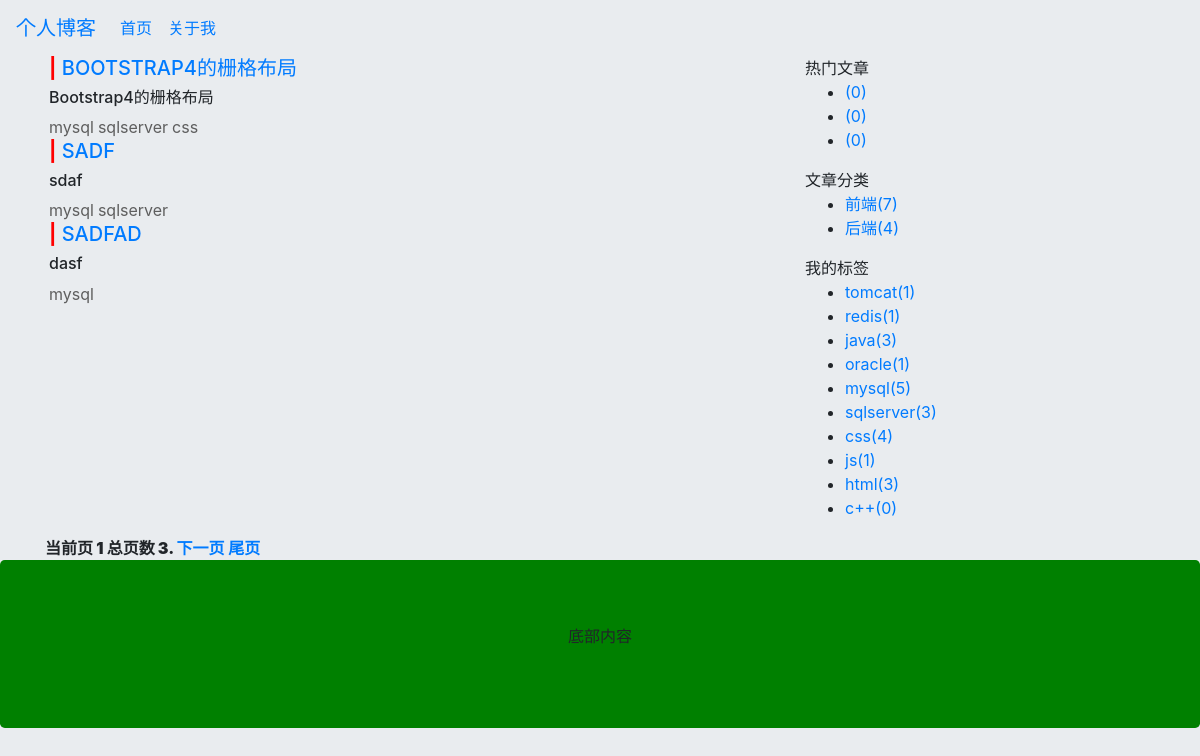
/blog/catagory/1/, run on the app's committed database.
### blog/models.py (models this page shows, shortened)
class MenuModel(models.Model):
    mname = models.CharField(max_length=10, unique=True, default=u'未定义', verbose_name='菜单名')
    murl = models.CharField(max_length=100)
    class Meta:
        db_table = 't_menu'
        verbose_name_plural = '菜单'

class ArticleModel(models.Model):
    title = models.CharField(max_length=100, null=False, blank=False, verbose_name='文章标题')
    desc = models.CharField(max_length=300, verbose_name='描述')
    content = models.TextField(verbose_name='内容')
    createtime = models.DateTimeField(auto_now_add=True, verbose_name='创建时间')
    modifytime = models.DateTimeField(auto_now=True, verbose_name='修改时间')
    tag = models.ManyToManyField(TagModel, verbose_name='标签')
    catagory = models.ForeignKey(CatagoryModel, on_delete=models.CASCADE, verbose_name='分类')
    class Meta:
        db_table = 't_article'
        verbose_name_plural = '文章'

class TagModel(models.Model):
    tname = models.CharField(max_length=30, default=u'未定义', unique=True, verbose_name='标签名称')
    class Meta:
        db_table = 't_tag'
        verbose_name_plural = '标签'

class CatagoryModel(models.Model):
    cname = models.CharField(max_length=30, default=u'未定义', unique=True, verbose_name='分类名称')
    class Meta:
        db_table = 't_catagory'
        verbose_name_plural = '分类'

### blog/views.py (the view)
# urls.py: url(r'^catagory/(?P<catagory_id>\d+)/$', views.CatagoryView.as_view(), name='catagory'),
class CatagoryView(View):
    def get(self, request, catagory_id):
        current_page = request.GET.get('page', 1)
        current_catagory = int(catagory_id)
        articles = ArticleModel.objects.filter(catagory__id=current_catagory)
        paginator = Paginator(articles, 3)
        page_obj = paginator.get_page(current_page)
        return render(request, 'catagory.html', {'page_obj': page_obj, 'catagory_id': catagory_id})

### blog/blog_content_process.py (called while the page is built)
def content_data(request):
    contents = {}
    articles = ArticleModel.objects.all().order_by('catagory_id')
    articles_by_tag = TagModel.objects.values('id', 'tname', count=Count('articlemodel'))
    menus = MenuModel.objects.all()
    contents['articles'] = articles
    contents['articles_by_tag'] = articles_by_tag
    contents['menus'] = menus
    return {'contents': contents}

### blog/myMiddleware.py (called while the page is built)
    def process_request(self, request):
        path = request.path.lstrip("/")
        print(path)

### blog/templates/catagory.html (shortened to what this page needs)
{% extends 'base.html' %}
{% load myfilter %}
{% block main %}
<div class='row' style="margin: auto;width: 95%;">
    {% include "left.html" %}
    {% include "right.html" %}
</div>
<div class='row' style="margin: auto;width: 95%;">
    <div class="col-8">
            <strong class="step-links">
                <strong class="current">
                    当前页 {{ page_obj.number }} 总页数 {{ page_obj.paginator.num_pages }}.
                </strong>
                {% if page_obj.has_next %}
                    <a href="/blog/catagory/{{ catagory_id }}/?page={{ page_obj.next_page_number }}">下一页</a>
                    <a href="/blog/catagory/{{ catagory_id }}/?page={{ page_obj.paginator.num_pages }}">尾页</a>
                {% endif %}
            </strong>
        </div>
</div>
{% endblock %}

### blog/templates/header.html (shortened to what this page needs)
<nav class="navbar navbar-expand-md">
  <a class="navbar-brand" href="/blog/index">个人博客</a>
  <div class="collapse navbar-collapse" id="collapsibleNavbar">
    <ul class="navbar-nav">
        {% for m in contents.menus %}
          <li class="nav-item">
            <a class="nav-link" href={{ m.murl }}>{{ m.mname }}</a>
          </li>
        {% endfor %}
    </ul>
  </div>
</nav>

### blog/templates/left.html
<div class="col-8">
{% for contact in page_obj %}
    <div class="borderColor">
        <h5 style="margin-left: 4px;">
            <strong style="size: 24px;color: red">|</strong>
            <a href="/blog/ArticleDesc/?id={{ contact.id }}">{{ contact.title|upper }}</a>
        </h5>
        <h6 style="margin-left: 4px;">{{ contact.desc }}</h6>
        <ul class="list-group list-group-horizontal">
            {% for i in contact.tag.all %}
            <li style="display: inline-block;margin-left: 4px;color: #5e5e5e">{{ i.tname }}</li>
            {% endfor %}
        </ul>
    </div>
{% endfor %}
</div>

### blog/templates/right.html
<div class="col-4 ">
    <div class="borderColor">
        <span>热门文章</span>
        <ul>
            {% for g in contents %}
                <li><a href="/blog/catagory/{{ g.list.0.catagory.id }}/">{{ g.list.0.catagory.cname }}({{ g.list | length }})</a></li>
            {% endfor %}
        </ul>
    </div>
    <div class="borderColor">
        <span>文章分类</span>
        <ul>
            {% regroup contents.articles by catagory.id as group_articles %}
            {% for g in group_articles %}
                <li><a href="/blog/catagory/{{ g.list.0.catagory.id }}/">{{ g.list.0.catagory.cname }}({{ g.list | length }})</a></li>
            {% endfor %}
        </ul>
    </div>
    <div class="borderColor">
        <span>我的标签</span>
        <ul>
        {% for i in contents.articles_by_tag %}
            <li>
                <a href="/blog/tag/{{ i.id }}/">{{ i.tname }}({{ i.count }})</a>
            </li>
        {% endfor %}
        </ul>
    </div>
</div>

### data on the page
MenuModel: mname "首页"
MenuModel: mname "关于我"
ArticleModel: title "BOOTSTRAP4的栅格布局", desc "Bootstrap4的栅格布局", list.0.catagory.cname "前端"
TagModel: tname "mysql"
TagModel: tname "sqlserver"
TagModel: tname "css"
ArticleModel: title "SADF", desc "sdaf"
ArticleModel: title "SADFAD", desc "dasf"
ArticleModel: list.0.catagory.cname "后端"

### other printed values
{{ g.list | length }} "0" "0" "0"
{{ g.list | length }} "7" "4"
{{ i.tname }} "tomcat" "redis" "java" "oracle" "mysql" "sqlserver" "css" "js" "html" "c++"
{{ i.count }} "1" "1" "3" "1" "5" "3" "4" "1" "3" "0"
{{ page_obj.number }} "1"
{{ page_obj.paginator.num_pages }} "3"
